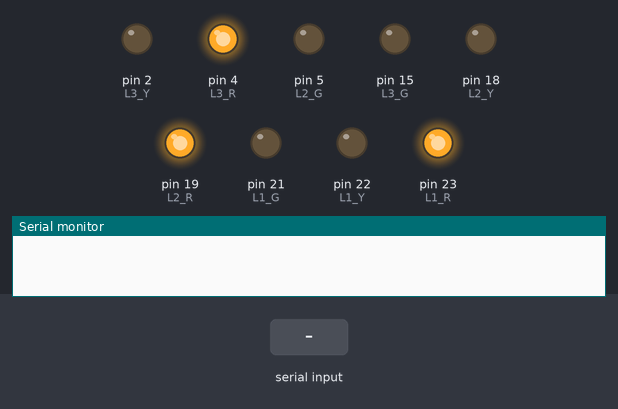
Recording of a sketch running on a simulated Arduino Mega 2560, built with avr-gcc and run on an emulated ATmega2560. Shown: output pins drawn as LEDs (lit = HIGH), the last lines printed to the serial monitor. The test bench sets the inputs (shaded band).

Above: at 1.2 s.
1.3 s: "L1\n" received over Serial
At 2.5 s:
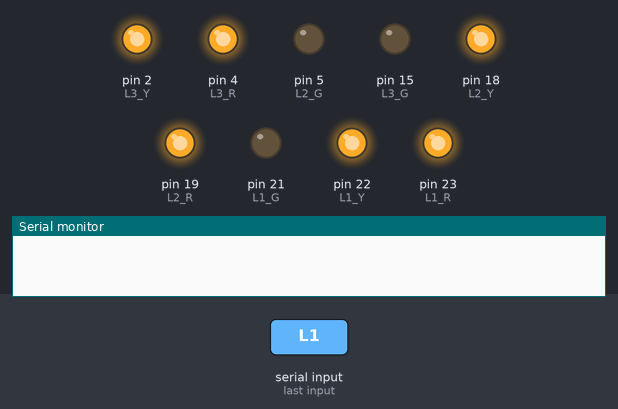
4.3 s: "E1\n" received over Serial
At 4.8 s:
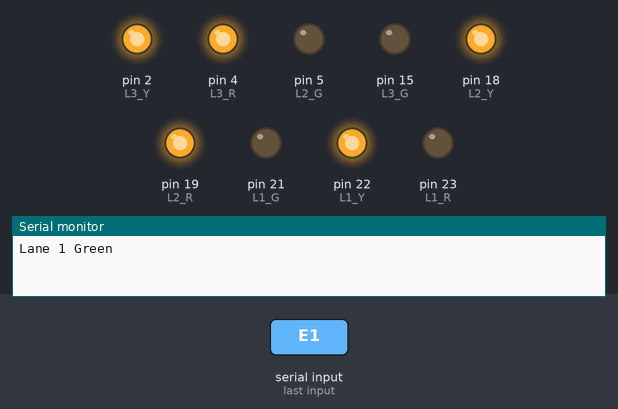
7.3 s: "L2\n" received over Serial
At 9.8 s:
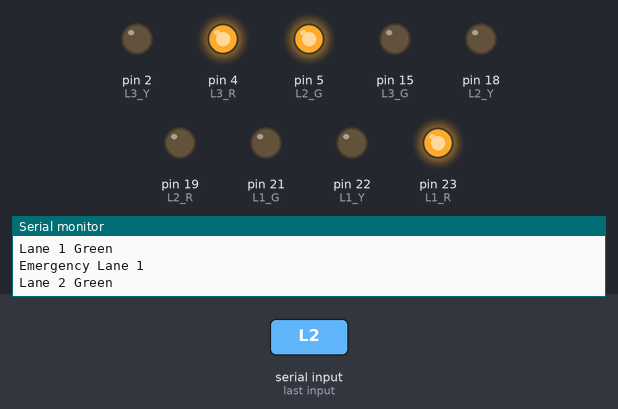
10.3 s: "L3\n" received over Serial
At 11.7 s:
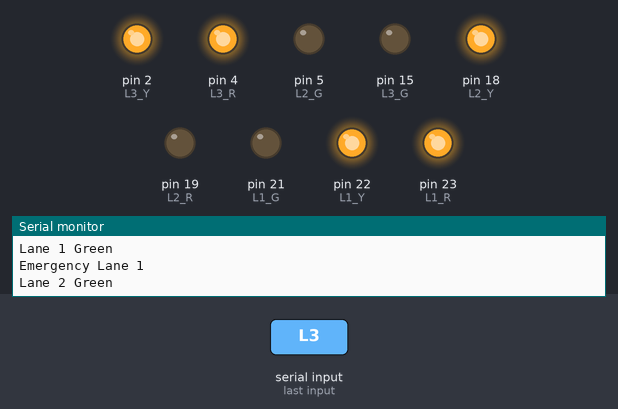
13.3 s: "E2\n" received over Serial
At 14.0 s:
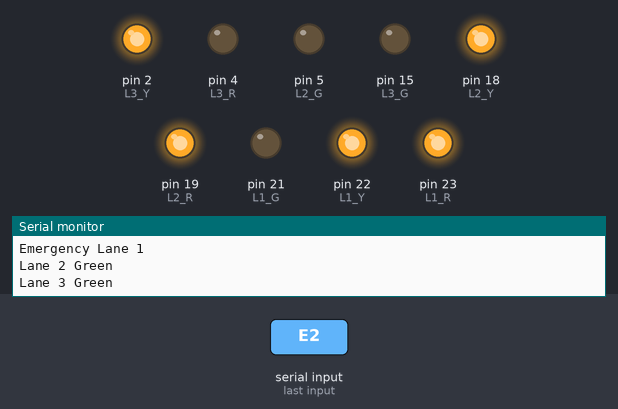
16.3 s: "E3\n" received over Serial
At 19.0 s:
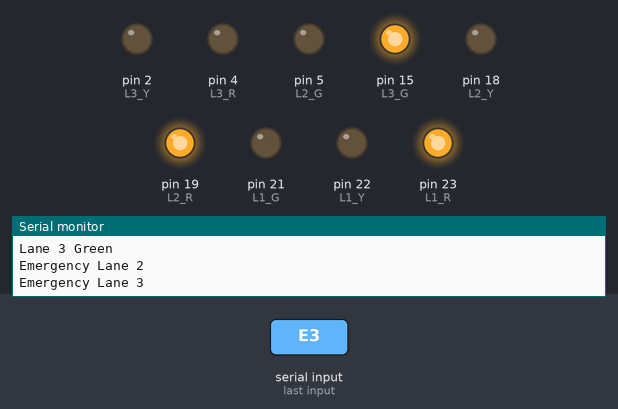
Timing chart, 0 to 20.3 s (numbered marks = the images above; inputs shaded):
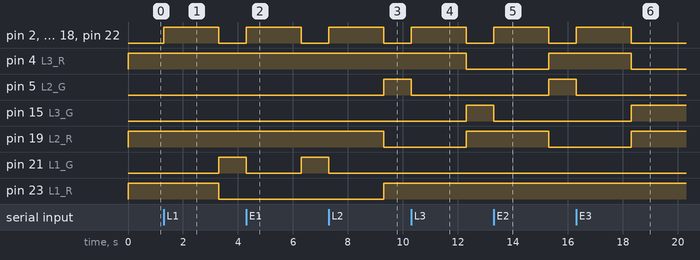

The sketch:

traffic_signal.ino
```cpp
// ============================
// Lane 1 Pins
// ============================
int L1_R = 23;
int L1_Y = 22;
int L1_G = 21;

// ============================
// Lane 2 Pins
// ============================
int L2_R = 19;
int L2_Y = 18;
int L2_G = 5;

// ============================
// Lane 3 Pins
// ============================
int L3_R = 4;
int L3_Y = 2;
int L3_G = 15;

String cmd = "";

// =================================
// Setup
// =================================
void setup() {

  Serial.begin(115200);

  pinMode(L1_R, OUTPUT);
  pinMode(L1_Y, OUTPUT);
  pinMode(L1_G, OUTPUT);

  pinMode(L2_R, OUTPUT);
  pinMode(L2_Y, OUTPUT);
  pinMode(L2_G, OUTPUT);

  pinMode(L3_R, OUTPUT);
  pinMode(L3_Y, OUTPUT);
  pinMode(L3_G, OUTPUT);

  allRed();
}

// =================================
// Set All Red
// =================================
void allRed() {

  digitalWrite(L1_R, HIGH);
  digitalWrite(L1_Y, LOW);
  digitalWrite(L1_G, LOW);

  digitalWrite(L2_R, HIGH);
  digitalWrite(L2_Y, LOW);
  digitalWrite(L2_G, LOW);

  digitalWrite(L3_R, HIGH);
  digitalWrite(L3_Y, LOW);
  digitalWrite(L3_G, LOW);
}

// =================================
// Yellow Transition
// =================================
void yellowTransition() {

  // Turn OFF all green
  digitalWrite(L1_G, LOW);
  digitalWrite(L2_G, LOW);
  digitalWrite(L3_G, LOW);

  // Turn ON all yellow
  digitalWrite(L1_Y, HIGH);
  digitalWrite(L2_Y, HIGH);
  digitalWrite(L3_Y, HIGH);

  delay(2000);

  // Turn OFF yellow
  digitalWrite(L1_Y, LOW);
  digitalWrite(L2_Y, LOW);
  digitalWrite(L3_Y, LOW);

  allRed();
}

// =================================
// Lane 1 Green
// =================================
void lane1Green() {

  yellowTransition();

  digitalWrite(L1_R, LOW);
  digitalWrite(L1_G, HIGH);
}

// =================================
// Lane 2 Green
// =================================
void lane2Green() {

  yellowTransition();

  digitalWrite(L2_R, LOW);
  digitalWrite(L2_G, HIGH);
}

// =================================
// Lane 3 Green
// =================================
void lane3Green() {

  yellowTransition();

  digitalWrite(L3_R, LOW);
  digitalWrite(L3_G, HIGH);
}

// =================================
// Main Loop
// =================================
void loop() {

  if (Serial.available()) {

    cmd = Serial.readStringUntil('\n');

    cmd.trim();

    // ============================
    // Normal Traffic Commands
    // ============================

    if (cmd == "L1") {

      lane1Green();
      Serial.println("Lane 1 Green");
    }

    else if (cmd == "L2") {

      lane2Green();
      Serial.println("Lane 2 Green");
    }

    else if (cmd == "L3") {

      lane3Green();
      Serial.println("Lane 3 Green");
    }

    // ============================
    // Emergency Commands
    // ============================

    else if (cmd == "E1") {

      lane1Green();
      Serial.println("Emergency Lane 1");
    }

    else if (cmd == "E2") {

      lane2Green();
      Serial.println("Emergency Lane 2");
    }

    else if (cmd == "E3") {

      lane3Green();
      Serial.println("Emergency Lane 3");
    }
  }
}
```

Measured:
- after the input at 1.3 s, pin 2 (L3_Y), pin 18 (L2_Y), pin 22 (L1_Y): LOW → HIGH at once, → LOW 2.0 s later; pin 21 (L1_G): LOW → HIGH after 2.0 s; pin 23 (L1_R): HIGH → LOW after 2.0 s
- after the input at 4.3 s, pin 2 (L3_Y), pin 18 (L2_Y), pin 22 (L1_Y): LOW → HIGH at once, → LOW 2.0 s later; pin 21 (L1_G): HIGH → LOW at once, → HIGH 2.0 s later
- after the input at 7.3 s, pin 2 (L3_Y), pin 18 (L2_Y), pin 22 (L1_Y): LOW → HIGH at once, → LOW 2.0 s later; pin 5 (L2_G), pin 23 (L1_R): LOW → HIGH after 2.0 s; pin 19 (L2_R): HIGH → LOW after 2.0 s; pin 21 (L1_G): HIGH → LOW at once
- after the input at 10.3 s, pin 2 (L3_Y), pin 18 (L2_Y), pin 22 (L1_Y): LOW → HIGH at once, → LOW 2.0 s later; pin 4 (L3_R): HIGH → LOW after 2.0 s; pin 5 (L2_G): HIGH → LOW at once; pin 15 (L3_G), pin 19 (L2_R): LOW → HIGH after 2.0 s
- after the input at 13.3 s, pin 2 (L3_Y), pin 18 (L2_Y), pin 22 (L1_Y): LOW → HIGH at once, → LOW 2.0 s later; pin 4 (L3_R), pin 5 (L2_G): LOW → HIGH after 2.0 s; pin 15 (L3_G): HIGH → LOW at once; pin 19 (L2_R): HIGH → LOW after 2.0 s
- after the input at 16.3 s, pin 2 (L3_Y), pin 18 (L2_Y), pin 22 (L1_Y): LOW → HIGH at once, → LOW 2.0 s later; pin 4 (L3_R): HIGH → LOW after 2.0 s; pin 5 (L2_G): HIGH → LOW at once; pin 15 (L3_G), pin 19 (L2_R): LOW → HIGH after 2.0 s
